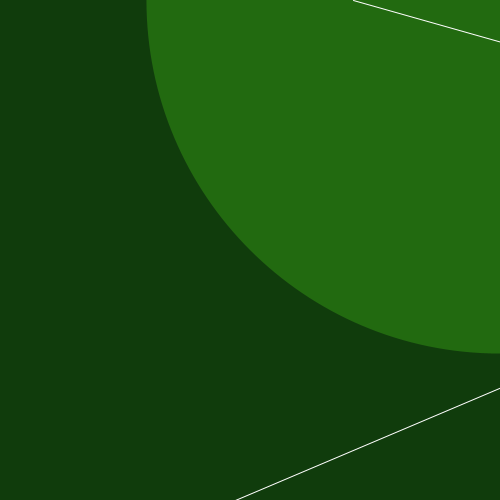
Frame 1 (no input)
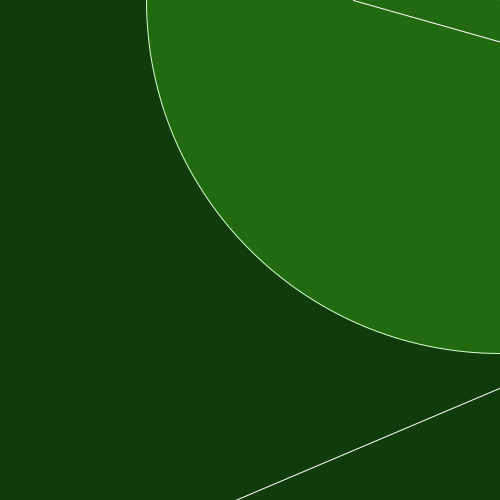
Frame 60 (the mouse pressed at the canvas centre just before this capture)
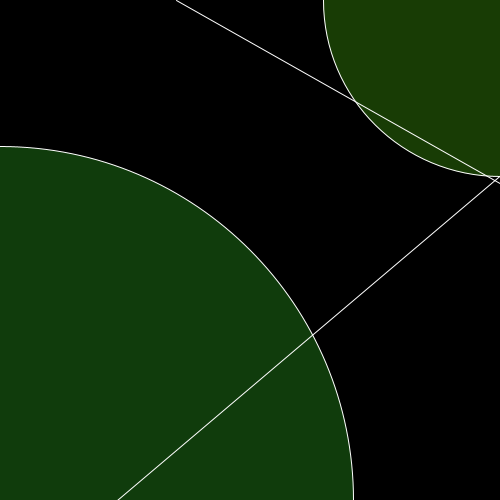
Frame 120 (the mouse held since frame 60 and released just before this capture)

The Processing sketch that drew these frames (run headless with seeded random() and noise(); from frame 60 on, the mouse is pressed at the canvas centre):

// Processing sketch: processing_164857
// ── processing_164857.pde

void setup(){
  size(500,500);
  smooth();
  noStroke();
}
void draw(){
  background(0);
  fill(100,255,20,60);
  float a=dist(width,height,mouseX,mouseY);
  ellipse(500,0,a,a);
    fill(70,255,50,60);
  ellipse(0,500,a*2,a*2);
  stroke(255);
  line(a/2,0,a*3,500);
  line(a/0.5,0,a/3,500);

}
